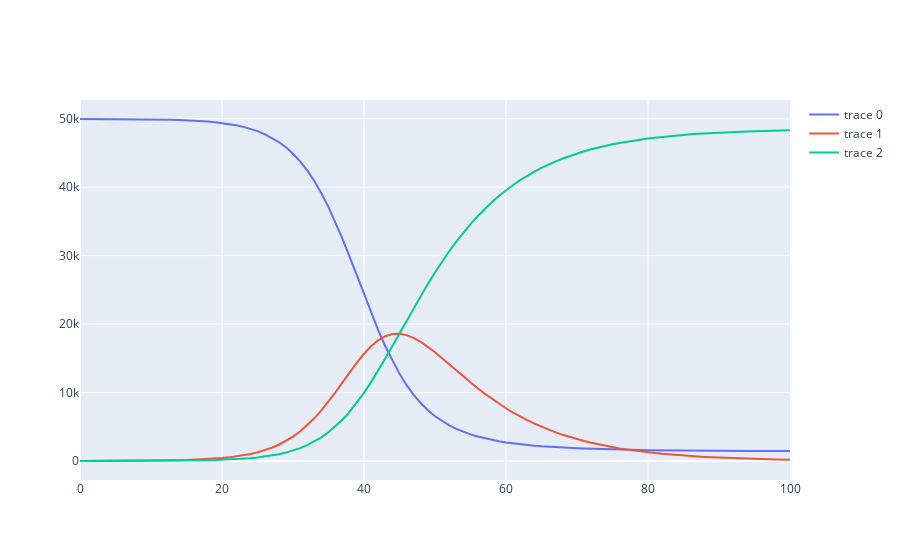

The notebook cell saved with this chart:
### Code cell
SIR(b=(0.7*0.5)/50000,v=(1/5*0.5),S_0=[49955,],I_0=[5,],time=100)
